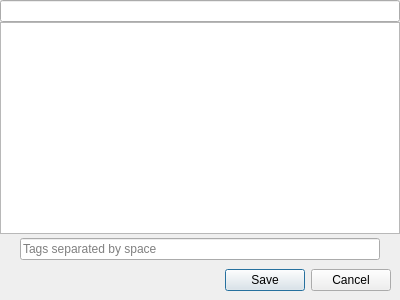
<?xml version="1.0" encoding="UTF-8"?>
<ui version="4.0">
 <class>editor</class>
 <widget class="QWidget" name="editor">
  <property name="geometry">
   <rect>
    <x>0</x>
    <y>0</y>
    <width>400</width>
    <height>300</height>
   </rect>
  </property>
  <layout class="QVBoxLayout" name="verticalLayout">
   <property name="spacing">
    <number>0</number>
   </property>
   <property name="margin">
    <number>0</number>
   </property>
   <item>
    <widget class="NLineEditMouse" name="titleEditor"/>
   </item>
   <item>
    <widget class="NTextEdit" name="textEditor"/>
   </item>
   <item>
    <spacer name="verticalSpacer">
     <property name="orientation">
      <enum>Qt::Vertical</enum>
     </property>
     <property name="sizeType">
      <enum>QSizePolicy::Fixed</enum>
     </property>
     <property name="sizeHint" stdset="0">
      <size>
       <width>30</width>
       <height>4</height>
      </size>
     </property>
    </spacer>
   </item>
   <item>
    <layout class="QHBoxLayout" name="horizontalLayout_2">
     <property name="spacing">
      <number>0</number>
     </property>
     <property name="leftMargin">
      <number>20</number>
     </property>
     <property name="rightMargin">
      <number>20</number>
     </property>
     <item>
      <widget class="NLineEditMouse" name="tagEditor">
       <property name="placeholderText">
        <string>Tags separated by space</string>
       </property>
      </widget>
     </item>
    </layout>
   </item>
   <item>
    <layout class="QHBoxLayout" name="horizontalLayout">
     <property name="spacing">
      <number>2</number>
     </property>
     <property name="margin">
      <number>9</number>
     </property>
     <item>
      <widget class="QToolButton" name="dtBtn">
       <property name="styleSheet">
        <string notr="true">QToolButton {border: none;}</string>
       </property>
       <property name="icon">
        <iconset resource="../../res/res.qrc">
         <normaloff>:/editor/clock.png</normaloff>:/editor/clock.png</iconset>
       </property>
      </widget>
     </item>
     <item>
      <widget class="QLabel" name="dtLabel">
       <property name="sizePolicy">
        <sizepolicy hsizetype="Maximum" vsizetype="Maximum">
         <horstretch>0</horstretch>
         <verstretch>0</verstretch>
        </sizepolicy>
       </property>
       <property name="styleSheet">
        <string notr="true">color: rgb(80, 80, 80);</string>
       </property>
       <property name="text">
        <string/>
       </property>
      </widget>
     </item>
     <item>
      <widget class="QDialogButtonBox" name="box">
       <property name="sizePolicy">
        <sizepolicy hsizetype="Expanding" vsizetype="Fixed">
         <horstretch>0</horstretch>
         <verstretch>0</verstretch>
        </sizepolicy>
       </property>
       <property name="orientation">
        <enum>Qt::Horizontal</enum>
       </property>
       <property name="standardButtons">
        <set>QDialogButtonBox::Cancel|QDialogButtonBox::Save</set>
       </property>
       <property name="centerButtons">
        <bool>false</bool>
       </property>
      </widget>
     </item>
    </layout>
   </item>
  </layout>
 </widget>
 <customwidgets>
  <customwidget>
   <class>NTextEdit</class>
   <extends>QTextEdit</extends>
   <header>customwidgets</header>
  </customwidget>
  <customwidget>
   <class>NLineEditMouse</class>
   <extends>QLineEdit</extends>
   <header>customwidgets</header>
  </customwidget>
 </customwidgets>
 <resources>
  <include location="../../res/res.qrc"/>
 </resources>
 <connections>
  <connection>
   <sender>box</sender>
   <signal>rejected()</signal>
   <receiver>editor</receiver>
   <slot>closeNoSave()</slot>
   <hints>
    <hint type="sourcelabel">
     <x>199</x>
     <y>279</y>
    </hint>
    <hint type="destinationlabel">
     <x>199</x>
     <y>149</y>
    </hint>
   </hints>
  </connection>
  <connection>
   <sender>box</sender>
   <signal>accepted()</signal>
   <receiver>editor</receiver>
   <slot>close()</slot>
   <hints>
    <hint type="sourcelabel">
     <x>199</x>
     <y>279</y>
    </hint>
    <hint type="destinationlabel">
     <x>199</x>
     <y>149</y>
    </hint>
   </hints>
  </connection>
 </connections>
 <slots>
  <slot>closeNoSave()</slot>
  <slot>updateTagEditorFont()</slot>
 </slots>
</ui>
